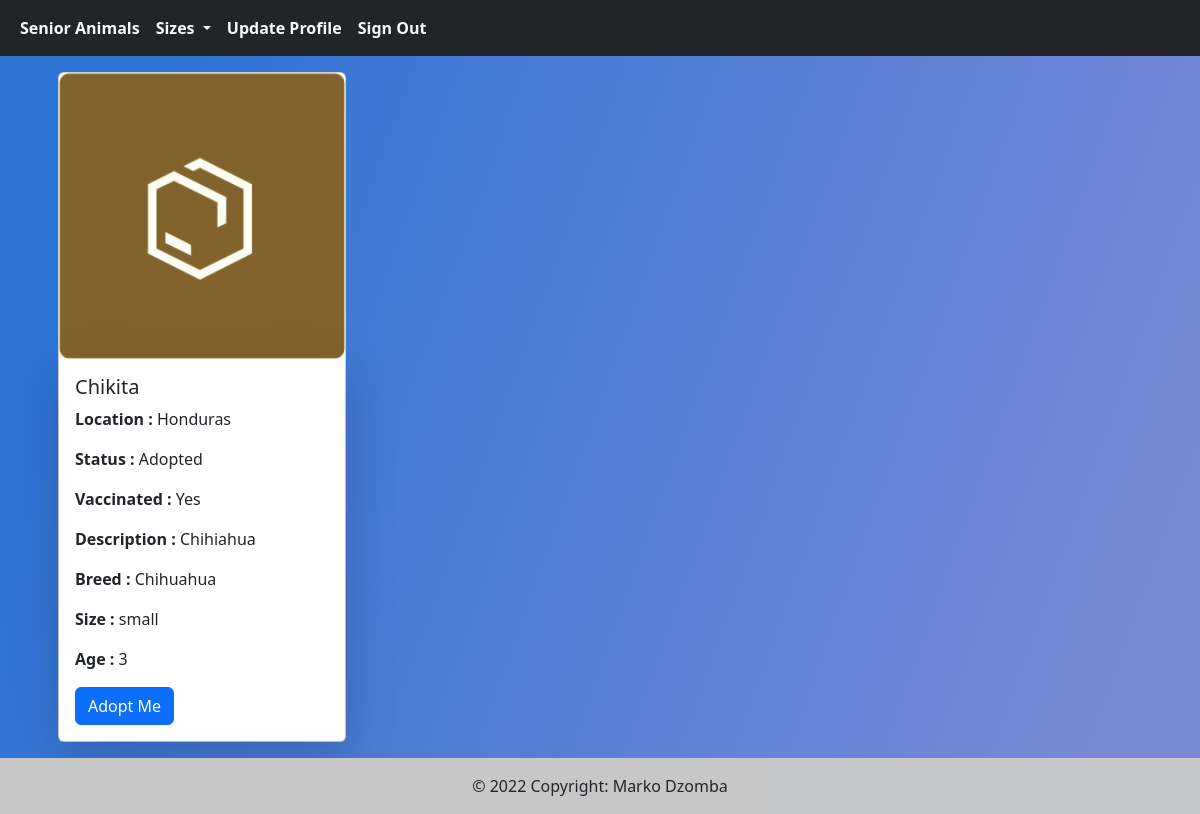
Page /details.php?id=1 (signed in) on the committed database.
### tables this page shows
CREATE TABLE `animal` (
  `id` int(11) NOT NULL,
  `name` varchar(50) NOT NULL,
  `picture` varchar(255) NOT NULL,
  `location` varchar(255) NOT NULL,
  `dis` varchar(255) NOT NULL,
  `size` enum('small','medium','big') NOT NULL,
  `age` int(3) NOT NULL,
  `vaccinated` enum('Yes','No') NOT NULL,
  `breed` varchar(50) NOT NULL,
  `status` enum('Adopted','Available') NOT NULL DEFAULT 'Available'
);

### details.php (the view, shortened to what this page needs)
<?php
require_once 'components/db_connect.php';
$sql = "SELECT * FROM animal WHERE id = $_GET[id]";
$result = mysqli_query($connect, $sql);
$tbody = "";
if (mysqli_num_rows($result) > 0) {
    while ($row = mysqli_fetch_assoc($result)) {
        $tbody .= "
        <div class = 'col-lg-4 col-md-6 col-sm-12 p-3'>
            <div class='card' style='width: 18rem;'>
                <img src='picture/" . $row['picture'] . "' class='card-img-top' alt='...'>
                    <div class='card-body shadow-lg'>
                    <h5 class='card-title'>" . $row['name'] . "</h5>
                    <p class='card-text'><span class = 'fw-bold'>Location : </span>" . $row['location'] . "</p>
                    <p class='card-text'><span class = 'fw-bold'>Status : </span>" . $row['status'] . "</p>
                    <p class='card-text'><span class = 'fw-bold'>Vaccinated : </span>" . $row['vaccinated'] . "</p>
                    <p class='card-text'><span class = 'fw-bold'>Description : </span>" . $row['dis'] . "</p>
                    <p class='card-text'><span class = 'fw-bold'>Breed : </span>" . $row['breed'] . "</p>
                    <p class='card-text'><span class = 'fw-bold'>Size : </span>" . $row['size'] . "</p>
                    <p class='card-text'><span class = 'fw-bold'>Age : </span>" . $row['age'] . "</p>
                    <a href='adoption.php?id=" . $row['id'] . "' class='btn btn-primary'>Adopt Me</a>
                </div>
            </div>
        </div>";
    }
} else {
    $tbody = "
        <tr>
        <td> colspan='5' class='text-center'>Not Data </td>
        </tr>
    ";
}
?>
<!DOCTYPE html>
<html lang="en">
<head>
    <?php require_once 'components/boot.php' ?>
</head>
<body>
    <?php require_once 'components/navbar.php' ?>
    <div class="container">
        <?php
        echo $tbody;
        ?>
    </div>
    <?php require_once 'components/footer.php' ?>
</body>
</html>

### details.php (style rules this page uses)
body { background-image: linear-gradient(109.6deg, rgba(45, 116, 213, 1) 11.2%, rgba(121, 137, 212, 1) 91.2%); }

### rows in the picture
animal: picture (picture), name "Chikita", location "Honduras", status "Adopted", vaccinated "Yes", dis "Chihiahua", breed "Chihuahua", size "small", age "3"
